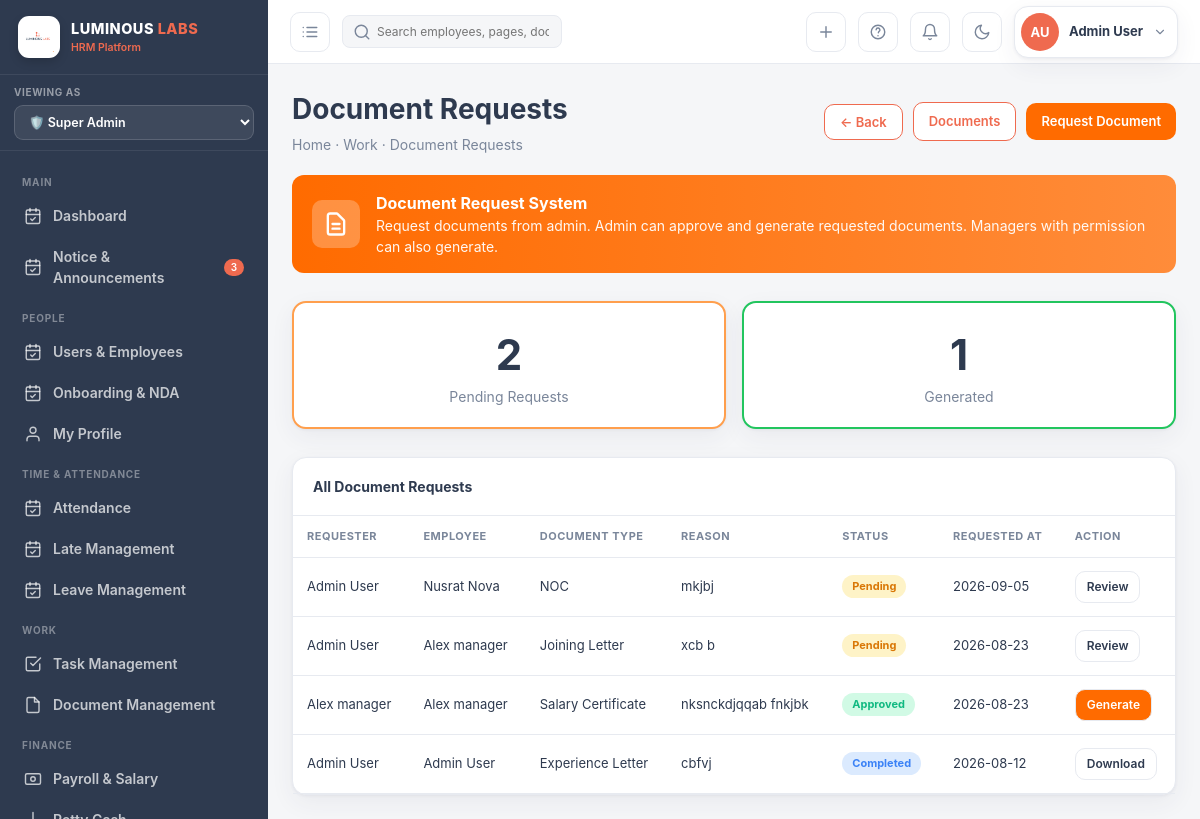
The page /documents/requests/ (signed in) on the database as committed earlier.
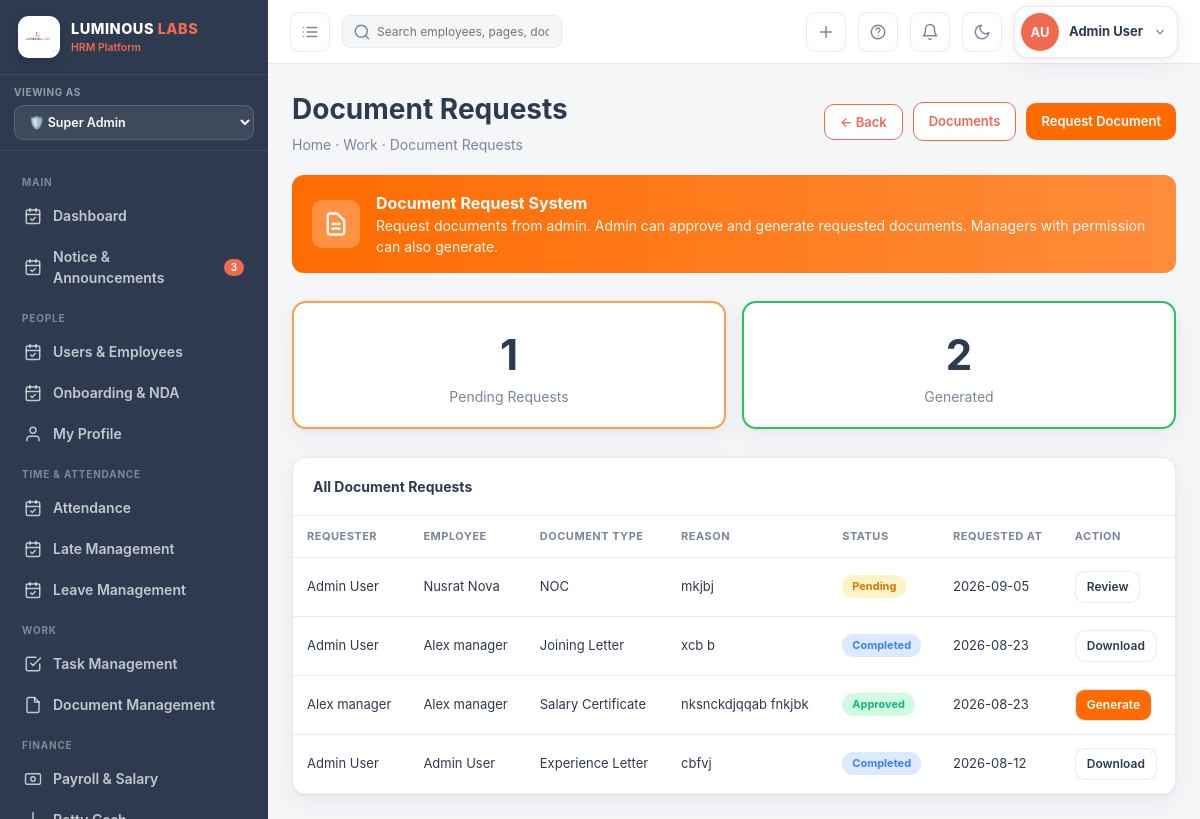
The same page on the database as committed later.
### hrm_app/models.py (models this page shows, shortened)
class DocumentRequest(models.Model):
    STATUS_CHOICES = [
        ('Pending', 'Pending'),
        ('Approved', 'Approved'),
        ('Rejected', 'Rejected'),
        ('Completed', 'Completed'),
    ]
    DOC_TYPE_CHOICES = [
        ('Experience Letter', 'Experience Letter'),
        ('Salary Certificate', 'Salary Certificate'),
        ('NOC', 'NOC (No Objection Certificate)'),
        ('Joining Letter', 'Joining Letter'),
        ('Promotion Letter', 'Promotion Letter'),
        ('Relieving Letter', 'Relieving Letter'),
        ('Other', 'Other'),
    ]
    requester = models.ForeignKey(User, on_delete=models.CASCADE, related_name='document_requests')
    employee = models.ForeignKey(Employee, on_delete=models.CASCADE, related_name='requested_documents')
    document_type = models.CharField(max_length=50, choices=DOC_TYPE_CHOICES)
    custom_type = models.CharField(max_length=200, blank=True, help_text='Specify if "Other" is selected')
    reason = models.TextField(help_text='Reason for document request')
    status = models.CharField(max_length=20, choices=STATUS_CHOICES, default='Pending')
    requested_at = models.DateTimeField(auto_now_add=True)
    reviewed_at = models.DateTimeField(null=True, blank=True)
    reviewed_by = models.ForeignKey(User, null=True, blank=True, on_delete=models.SET_NULL, related_name='reviewed_requests')
    notes = models.TextField(blank=True, help_text='Admin notes for approval/rejection')
    generated_document = models.ForeignKey(Document, null=True, blank=True, on_delete=models.SET_NULL, related_name='request_source')
    class Meta:
        ordering = ['-requested_at']

class User(AbstractUser):
    role = models.CharField(
        max_length=20,
        choices=Role.choices,
        default=Role.EMPLOYEE,
    )
    groups = models.ManyToManyField(
        Group,
        related_name='hrm_users',
        blank=True,
    )
    user_permissions = models.ManyToManyField(
        Permission,
        related_name='hrm_user_permissions',
        blank=True,
    )

class Employee(models.Model):
    STATUS_CHOICES = [
        ('Active',    'Active'),
        ('On Leave',  'On Leave'),
        ('Probation', 'Probation'),
        ('Inactive',  'Inactive'),
    ]
    user        = models.OneToOneField(User, on_delete=models.CASCADE, related_name='employee')
    emp_id      = models.CharField(max_length=20, unique=True)
    phone       = models.CharField(max_length=20, blank=True)
    department  = models.ForeignKey(Department, null=True, on_delete=models.SET_NULL)
    designation = models.ForeignKey(Designation, null=True, on_delete=models.SET_NULL)
    shift       = models.ForeignKey(Shift, null=True, blank=True, on_delete=models.SET_NULL)
    join_date   = models.DateField(default=timezone.now)
    status      = models.CharField(max_length=20, choices=STATUS_CHOICES, default='Active')
    salary      = models.DecimalField(max_digits=10, decimal_places=2, default=0)
    avatar_color = models.CharField(max_length=10, default='#ef6a4f')
    avatar_initials = models.CharField(max_length=4, blank=True)
    address     = models.TextField(blank=True)
    nid         = models.CharField(max_length=30, blank=True, verbose_name='NID / Passport')
    blood_group = models.CharField(max_length=5, blank=True)
    emergency_contact = models.CharField(max_length=100, blank=True)
    class Meta:
        ordering = ['emp_id']

### hrm_app/views.py (the view)
# urls.py: path('documents/requests/',                views.document_request_list,   name='document_request_list'),
@login_required
def document_request_list(request):
    if request.user.role not in [Role.MANAGER, Role.EMPLOYEE, Role.SUPER_ADMIN]:
        if not has_permission(request.user, "documents_request", "view"):
            messages.error(request, "You don't have permission to view document requests.")
            return redirect("document_list")
    if request.user.role == Role.EMPLOYEE:
        requests = DocumentRequest.objects.filter(requester=request.user).select_related(
            'employee__user', 'reviewed_by'
        )
    else:
        requests = DocumentRequest.objects.select_related(
            'requester', 'employee__user', 'reviewed_by'
        ).all()
    pending_count = DocumentRequest.objects.filter(status='Pending').count()
    generated_count = DocumentRequest.objects.filter(status='Completed').count()
    return render(
        request,
        'hrm/document_requests.html',
        _ctx(
            request,
            requests=requests,
            pending_count=pending_count,
            generated_count=generated_count,
            doc_types=DocumentRequest.DOC_TYPE_CHOICES,
        ),
    )

### hrm_app/context_processors.py (called while the page is built, shortened)
def role_menu_permissions(request):
    allowed_menus = []
    if request.user.is_authenticated:
        if request.user.role == "super_admin":
          allowed_menus = []
    return {
        "allowed_menus": allowed_menus
    }

### hrm_app/views.py (called while the page is built)
def _ctx(request, **kw):
    view_role = request.GET.get('view_role', request.user.role)
    ctx = {'user': request.user, 'today': date.today(), 'view_role': view_role}
    unread_leaves = LeaveRequest.objects.filter(status='Pending').count()
    ctx['unread_leaves'] = unread_leaves
    if request.user.role == 'super_admin':
        ctx['allowed_menus'] = [key for key, _ in UserPermission.MODULE_CHOICES]
    else:
        ctx['allowed_menus'] = list(UserPermission.objects.filter(
            user=request.user,
            can_view=True
        ).values_list('module', flat=True))
    ctx.update(kw)
    return ctx

### hrm_app/templates/hrm/document_requests.html (shortened to what the changed rows need)
{% extends 'hrm/base.html' %}
{% block content %}
<div style="display:flex; justify-content:space-between; align-items:center; margin-bottom:20px; flex-wrap:wrap; gap:16px;">
  <div>
    <h1 style="font-size:28px; font-weight:700; color:var(--ink); margin:0;">Document Requests</h1>
  </div>
</div>
<div style="display:grid; grid-template-columns:repeat(auto-fit, minmax(160px, 1fr)); gap:16px; margin-bottom:28px;">
  <div class="card pad" style="text-align:center; border:2px solid #FF9F4D;">
    <div style="font-size:42px; font-weight:700; color:var(--ink);">{{ pending_count }}</div>
    <div style="color:var(--muted);">Pending Requests</div>
  </div>
  <div class="card pad" style="text-align:center; border:2px solid #22C55E;">
    <div style="font-size:42px; font-weight:700; color:var(--ink);">{{ generated_count }}</div>
    <div style="color:var(--muted);">Generated</div>
  </div>
</div>
<div class="card">
  <table>
    <thead>
      <tr>
        <th>Requester</th>
        <th>Employee</th>
        <th>Document Type</th>
        <th>Reason</th>
        <th>Status</th>
        <th>Requested At</th>
        <th>Action</th>
      </tr>
    </thead>
    <tbody>
      {% for req in requests %}
      <tr>
        <td>{{ req.requester.get_full_name|default:"—" }}</td>
        <td>{{ req.employee.user.get_full_name|default:"—" }}</td>
        <td>
          {% if req.document_type == 'Other' %}
            {{ req.custom_type|default:"—" }}
          {% else %}
            {{ req.document_type }}
          {% endif %}
        </td>
        <td>{{ req.reason|truncatewords:10 }}</td>
        <td>
          {% if req.status == 'Pending' %}
            <span class="tag" style="background:#FEF3C7; color:#D97706;">{{ req.status }}</span>
          {% elif req.status == 'Approved' %}
            <span class="tag" style="background:#D1FAE5; color:#10B981;">{{ req.status }}</span>
          {% elif req.status == 'Rejected' %}
            <span class="tag" style="background:#FEE2E2; color:#EF4444;">{{ req.status }}</span>
          {% elif req.status == 'Completed' %}
            <span class="tag" style="background:#DBEAFE; color:#3B82F6;">{{ req.status }}</span>
          {% else %}
            <span class="tag">{{ req.status }}</span>
          {% endif %}
        </td>
        <td>{{ req.requested_at|date:"Y-m-d" }}</td>
        <td>
          {% if req.status == 'Pending' %}
            {% if user.role == 'super_admin' or user.role == 'manager' %}
              <a href="{% url 'document_request_approve' req.pk %}" class="btn ghost sm">Review</a>
            {% endif %}
          {% endif %}
          {% if req.generated_document %}
            <a href="{% url 'document_download' req.generated_document.pk %}" class="btn ghost sm">Download</a>
          {% endif %}
        </td>
      </tr>
      {% empty %}
      <tr>
        <td colspan="7" style="text-align:center; padding:40px; color:var(--muted);">No document requests found.</td>
      </tr>
      {% endfor %}
    </tbody>
  </table>
</div>
{% endblock %}

Rows that differ between the two databases and show on the page:
changed DocumentRequest "Joining Letter": generated_document_id empty → 11 (drawn); status "Pending" → "Completed"
Other text that changed with them:
{{ pending_count }}: "2" → "1"
{{ generated_count }}: "1" → "2"
